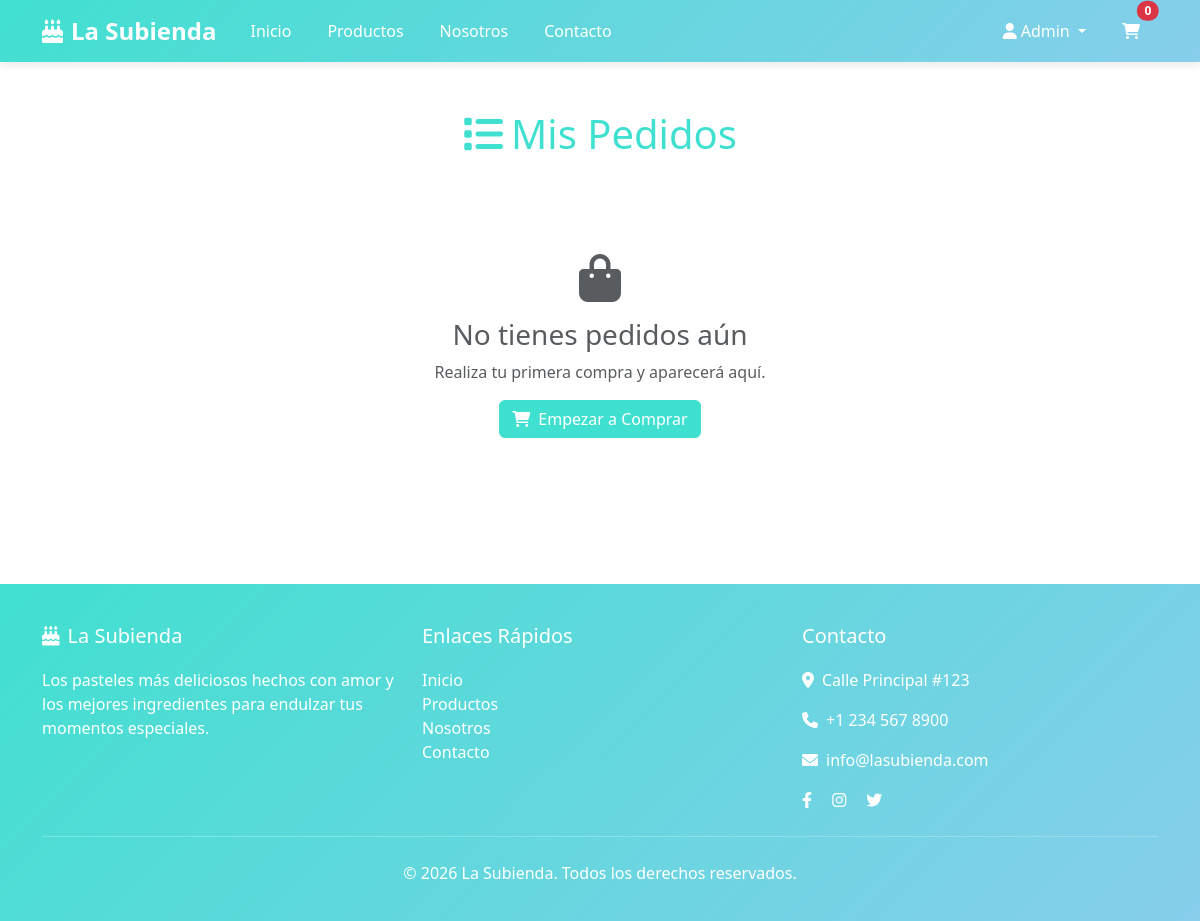
The page /mis-pedidos.php (signed in) on the database as committed earlier.
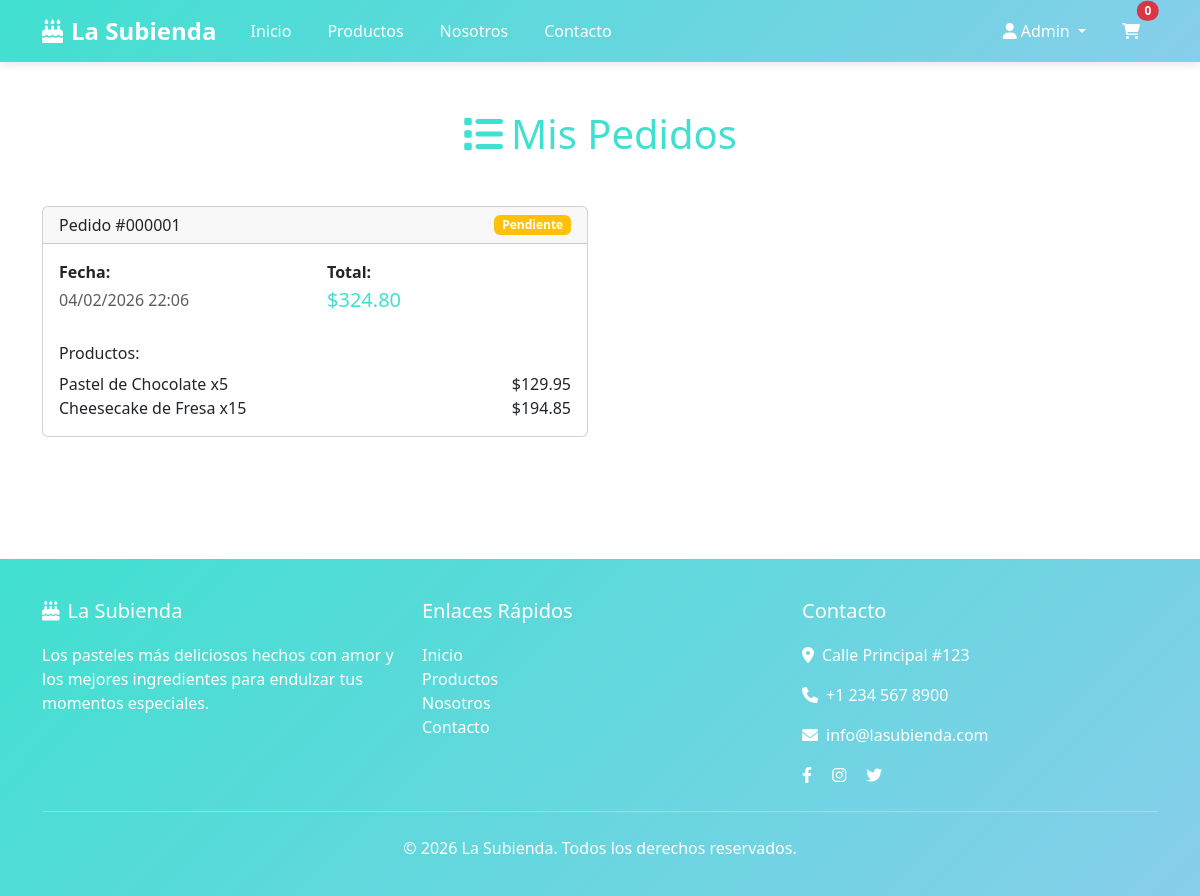
The same page on the database as committed later.
### tables this page shows
CREATE TABLE `pedidos` (
  `id` int(11) NOT NULL,
  `usuario_id` int(11) DEFAULT NULL,
  `total` decimal(10,2) NOT NULL,
  `estado` enum('pendiente','procesando','completado','cancelado') DEFAULT 'pendiente',
  `fecha_pedido` timestamp NOT NULL DEFAULT current_timestamp()
);

CREATE TABLE `detalle_pedidos` (
  `id` int(11) NOT NULL,
  `pedido_id` int(11) DEFAULT NULL,
  `producto_id` int(11) DEFAULT NULL,
  `cantidad` int(11) NOT NULL,
  `precio_unitario` decimal(10,2) NOT NULL
);

CREATE TABLE `productos` (
  `id` int(11) NOT NULL,
  `nombre` varchar(200) NOT NULL,
  `descripcion` text DEFAULT NULL,
  `precio` decimal(10,2) NOT NULL,
  `imagen` varchar(255) DEFAULT NULL,
  `categoria_id` int(11) DEFAULT NULL,
  `stock` int(11) DEFAULT 0,
  `destacado` tinyint(1) DEFAULT 0,
  `activo` tinyint(1) DEFAULT 1,
  `fecha_creacion` timestamp NOT NULL DEFAULT current_timestamp()
);

### includes/functions.php (called while the page is built, shortened)
<?php
function obtenerCantidadCarrito($usuario_id) {
    global $conn;
    $stmt = $conn->prepare("SELECT SUM(cantidad) as total FROM carrito WHERE usuario_id = ?");
    $stmt->execute([$usuario_id]);
    $result = $stmt->fetch(PDO::FETCH_ASSOC);
    return $result['total'] ?? 0;
}
function obtenerPedidosUsuario($conn, $usuario_id) {
    $stmt = $conn->prepare("SELECT * FROM pedidos WHERE usuario_id = ? ORDER BY fecha_pedido DESC");
    $stmt->execute([$usuario_id]);
    return $stmt->fetchAll(PDO::FETCH_ASSOC);
}
?>

### mis-pedidos.php (the view, shortened to what this page needs)
<?php
require_once 'config/database.php';
require_once 'includes/functions.php';
$pedidos = obtenerPedidosUsuario($conn, $_SESSION['usuario_id']);
?>
<!DOCTYPE html>
<html lang="es">
<head>
    <link href="https://cdn.jsdelivr.net/npm/bootstrap@5.3.0/dist/css/bootstrap.min.css" rel="stylesheet">
    <link href="https://cdnjs.cloudflare.com/ajax/libs/font-awesome/6.0.0/css/all.min.css" rel="stylesheet">
    <link href="assets/css/style.css" rel="stylesheet">
</head>
<body>
    <?php include 'includes/header.php'; ?>
    <div class="container py-5">
        <h1 class="text-center text-primary mb-5">
            <i class="fas fa-list me-2"></i>Mis Pedidos
        </h1>
        <?php if(empty($pedidos)): ?>
        <div class="text-center py-5">
            <i class="fas fa-shopping-bag fa-3x text-muted mb-3"></i>
            <h3 class="text-muted">No tienes pedidos aún</h3>
            <p class="text-muted">Realiza tu primera compra y aparecerá aquí.</p>
            <a href="productos.php" class="btn btn-primary">
                <i class="fas fa-shopping-cart me-2"></i>Empezar a Comprar
            </a>
        </div>
        <?php else: ?>
        <div class="row">
            <?php foreach($pedidos as $pedido): ?>
            <div class="col-md-6 mb-4">
                <div class="card">
                    <div class="card-header d-flex justify-content-between align-items-center">
                        <h6 class="mb-0">Pedido #<?php echo str_pad($pedido['id'], 6, '0', STR_PAD_LEFT); ?></h6>
                        <?php
                        $badge_class = '';
                        switch($pedido['estado']) {
                            case 'pendiente': $badge_class = 'bg-warning'; break;
                        }
                        ?>
                        <span class="badge <?php echo $badge_class; ?>"><?php echo ucfirst($pedido['estado']); ?></span>
                    </div>
                    <div class="card-body">
                        <div class="row">
                            <div class="col-6">
                                <p class="mb-1"><strong>Fecha:</strong></p>
                                <p class="text-muted"><?php echo date('d/m/Y H:i', strtotime($pedido['fecha_pedido'])); ?></p>
                            </div>
                            <div class="col-6">
                                <p class="mb-1"><strong>Total:</strong></p>
                                <p class="text-primary h5">$<?php echo number_format($pedido['total'], 2); ?></p>
                            </div>
                        </div>
                        <?php
                        $stmt = $conn->prepare("
                            SELECT dp.*, p.nombre
                            FROM detalle_pedidos dp
                            JOIN productos p ON dp.producto_id = p.id
                            WHERE dp.pedido_id = ?
                        ");
                        $stmt->execute([$pedido['id']]);
                        $detalles = $stmt->fetchAll(PDO::FETCH_ASSOC);
                        ?>
                        <div class="mt-3">
                            <h6>Productos:</h6>
                            <?php foreach($detalles as $detalle): ?>
                            <div class="d-flex justify-content-between">
                                <span><?php echo $detalle['nombre']; ?> x<?php echo $detalle['cantidad']; ?></span>
                                <span>$<?php echo number_format($detalle['precio_unitario'] * $detalle['cantidad'], 2); ?></span>
                            </div>
                            <?php endforeach; ?>
                        </div>
                    </div>
                </div>
            </div>
            <?php endforeach; ?>
        </div>
        <?php endif; ?>
    </div>
    <?php include 'includes/footer.php'; ?>
</body>
</html>

### includes/header.php (shortened to what this page needs)
<nav class="navbar navbar-expand-lg navbar-dark">
    <div class="container">
        <a class="navbar-brand" href="index.php">
            <i class="fas fa-birthday-cake me-2"></i>La Subienda
        </a>
        <div class="collapse navbar-collapse" id="navbarNav">
            <ul class="navbar-nav me-auto">
                <li class="nav-item">
                    <a class="nav-link" href="index.php">Inicio</a>
                </li>
                <li class="nav-item">
                    <a class="nav-link" href="productos.php">Productos</a>
                </li>
                <li class="nav-item">
                    <a class="nav-link" href="nosotros.php">Nosotros</a>
                </li>
                <li class="nav-item">
                    <a class="nav-link" href="contacto.php">Contacto</a>
                </li>
            </ul>
            <ul class="navbar-nav">
                <?php if(isset($_SESSION['usuario_id'])): ?>
                    <li class="nav-item dropdown">
                        <a class="nav-link dropdown-toggle" href="#" role="button" data-bs-toggle="dropdown">
                            <i class="fas fa-user me-1"></i><?php echo $_SESSION['usuario_nombre']; ?>
                        </a>
                    </li>
                    <li class="nav-item">
                        <a class="nav-link position-relative" href="carrito.php">
                            <i class="fas fa-shopping-cart"></i>
                            <span class="position-absolute top-0 start-100 translate-middle badge rounded-pill bg-danger" id="cart-count">
                                <?php echo obtenerCantidadCarrito($_SESSION['usuario_id']); ?>
                            </span>
                        </a>
                    </li>
                <?php endif; ?>
            </ul>
        </div>
    </div>
</nav>

### includes/footer.php
<footer class="footer">
    <div class="container">
        <div class="row">
            <div class="col-md-4">
                <h5><i class="fas fa-birthday-cake me-2"></i>La Subienda</h5>
                <p>Los pasteles más deliciosos hechos con amor y los mejores ingredientes para endulzar tus momentos especiales.</p>
            </div>
            <div class="col-md-4">
                <h5>Enlaces Rápidos</h5>
                <ul class="list-unstyled">
                    <li><a href="index.php">Inicio</a></li>
                    <li><a href="productos.php">Productos</a></li>
                    <li><a href="nosotros.php">Nosotros</a></li>
                    <li><a href="contacto.php">Contacto</a></li>
                </ul>
            </div>
            <div class="col-md-4">
                <h5>Contacto</h5>
                <p><i class="fas fa-map-marker-alt me-2"></i>Calle Principal #123</p>
                <p><i class="fas fa-phone me-2"></i>+1 234 567 8900</p>
                <p><i class="fas fa-envelope me-2"></i>info@lasubienda.com</p>
                <div class="mt-3">
                    <a href="#" class="me-3"><i class="fab fa-facebook-f"></i></a>
                    <a href="#" class="me-3"><i class="fab fa-instagram"></i></a>
                    <a href="#" class="me-3"><i class="fab fa-twitter"></i></a>
                </div>
            </div>
        </div>
        <hr class="my-4">
        <div class="text-center">
            <p>&copy; 2026 La Subienda. Todos los derechos reservados.</p>
        </div>
    </div>
</footer>

### assets/css/style.css (style rules this page uses)
:root { --primary-color: #40e0d0; --secondary-color: #87ceeb; --light-blue: #e0f6ff; --white: #ffffff; --dark-text: #2c3e50; --light-gray: #f8f9fa; }
body { font-family: "Segoe UI", Tahoma, Geneva, Verdana, sans-serif; background-color: var(--white); color: var(--dark-text); }
.text-primary { color: var(--primary-color) !important; }
.navbar { background: linear-gradient( 135deg, var(--primary-color), var(--secondary-color) ); box-shadow: 0 2px 10px rgba(0, 0, 0, 0.1); }
.navbar-brand { font-weight: bold; font-size: 1.5rem; color: white !important; }
.navbar-nav .nav-link { color: white !important; font-weight: 500; margin: 0 10px; transition: all 0.3s ease; }
.footer { background: linear-gradient( 135deg, var(--primary-color), var(--secondary-color) ); color: white; padding: 40px 0 20px; margin-top: 50px; }
.footer h5 { margin-bottom: 20px; }
.footer a { color: white; text-decoration: none; transition: color 0.3s ease; }
.btn-primary { background-color: var(--primary-color); border-color: var(--primary-color); color: white; }

Rows that differ between the two databases and show on the page:
added pedidos: id "000001", estado "Pendiente", fecha_pedido "04/02/2026 22:06", total "324.80"
added detalle_pedidos: producto.nombre "Pastel de Chocolate", cantidad "5", $detalle['precio_unitario'] * $detalle['cantidad'] "129.95"
added detalle_pedidos: producto.nombre "Cheesecake de Fresa", cantidad "15", $detalle['precio_unitario'] * $detalle['cantidad'] "194.85"
Other text that changed with them:
text no longer shown: "No tienes pedidos aún Realiza tu primera compra y aparecerá aquí. Empezar a Comprar"
